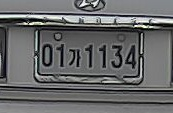
#> input picture day09/01ga1134.jpg, 173 x 113 px
$ python tesseract.py
#> lines starting #> are read from the running program, lines starting #| are printed output that depends on the picture; after the words box and inside, x2 and y2 are one past the last pixel; in counts of white or black regions, pixels touching at a corner belong together
import cv2
import numpy as np
import pytesseract

# 1. Tesseract 엔진 경로 설정 (본인 PC 환경에 맞게 유지)
pytesseract.pytesseract.tesseract_cmd = r'C:\Program Files\Tesseract-OCR\tesseract.exe'

# 2. 이미지 불러오기 및 전처리
img = cv2.imread('01ga1134.jpg')
#> img is the input picture: shape (113, 173, 3); mean B, G, R 104.7, 104, 103
gray = cv2.cvtColor(img, cv2.COLOR_BGR2GRAY)

clahe = cv2.createCLAHE(clipLimit=2.0, tileGridSize=(8, 8))
contrast = clahe.apply(gray)
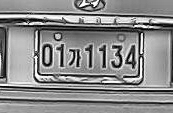
#> contrast: shape (113, 173); min 1, max 255, mean 138.6
binary = cv2.adaptiveThreshold(contrast, 255, cv2.ADAPTIVE_THRESH_GAUSSIAN_C, cv2.THRESH_BINARY, 11, 2)
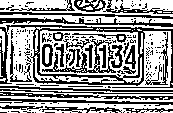
#> binary: shape (113, 173); 58.4% white; black in thin lines or dots

contours, _ = cv2.findContours(binary, cv2.RETR_TREE, cv2.CHAIN_APPROX_SIMPLE)
#> contours = 357 contours, 310 with area under 20; largest, box (x1, y1, x2, y2) and area: (38, 30, 142, 83) 4201, (0, 21, 173, 90) 3521, (0, 0, 173, 17) 1466, (0, 101, 173, 113) 747, (0, 14, 173, 24) 624

cropped_plate = None

# 3. 번호판 영역만 가위로 오려내기 (Crop)
for contour in contours:
    area = cv2.contourArea(contour)
    if 2000 < area < 50000:
        x, y, w, h = cv2.boundingRect(contour)
        aspect_ratio = w / float(h)
        if 2 < aspect_ratio < 6:
            # 번호판 영역만 잘라냄
            cropped_plate = binary[y:y+h, x:x+w]
            break
#> this loop made 156 passes
#> (area, x, y, w, h, aspect_ratio) on passes 57, 156: (4201, 38, 30, 104, 53, 1.96), (3521, 0, 21, 173, 69, 2.51)
#> area on passes 2, 9, 12, 38, 40, 41: 29.5, 21, 747, 580, 137, 34

# 4. 잘라낸 이미지로 OCR 글자 인식 수행
if cropped_plate is not None:
    # 올려주신 사진처럼 검은 바탕에 흰 글씨(또는 반대)로 깔끔하게 반전
    clean_plate = cv2.bitwise_not(cropped_plate)
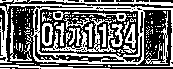
#> clean_plate: shape (69, 173); 42.5% white in thin lines or dots
#> cropped_plate: shape (69, 173); 57.5% white; black in thin lines or dots

    # [핵심] Tesseract 옵션: psm 7 (이미지를 '한 줄의 텍스트'로 취급하여 번호판 인식률 극대화)
    custom_config = r'--oem 3 --psm 7'

    # 전체 텍스트 추출
#> (the run stopped early here; a loop or call above may not have finished)

$ run again, with day09/01ga0785.jpg copied over day09/01ga1134.jpg
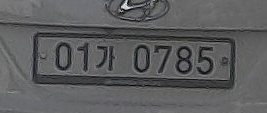
#> input picture day09/01ga0785.jpg, 267 x 113 px
#> img is the input picture: shape (113, 267, 3); mean B, G, R 94.4, 93.2, 92.8
#> `binary = cv2.adaptiveThreshold(contrast, 255, cv2.ADAPTIVE_THRESH_GAUS..`:
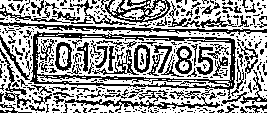
#> binary: shape (113, 267); 60.1% white; black in thin lines or dots
#> contours = 741 contours, 605 with area under 20; largest, box (x1, y1, x2, y2) and area: (0, 24, 267, 113) 20608, (29, 30, 237, 97) 10634, (36, 36, 231, 81) 7054, (0, 0, 267, 30) 5077, (37, 75, 230, 87) 564
#> the loop `for contour in contours:` made 14 passes
#> (area, x, y, w, h, aspect_ratio) on pass 14: (20608.5, 0, 24, 267, 89, 3)
#> `clean_plate = cv2.bitwise_not(cropped_plate)`:
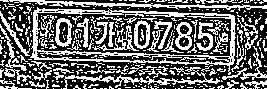
#> clean_plate: shape (89, 267); 40.6% white in thin lines or dots
#> cropped_plate: shape (89, 267); 59.4% white; black in thin lines or dots

$ run again, with day09/01ga0865.jpg copied over day09/01ga1134.jpg
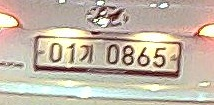
#> input picture day09/01ga0865.jpg, 214 x 105 px
#> img is the input picture: shape (105, 214, 3); mean B, G, R 167.5, 183.3, 195.7
#> `binary = cv2.adaptiveThreshold(contrast, 255, cv2.ADAPTIVE_THRESH_GAUS..`:
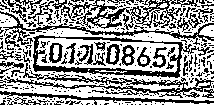
#> binary: shape (105, 214); 59.5% white; black in thin lines or dots
#> contours = 532 contours, 442 with area under 20; largest, box (x1, y1, x2, y2) and area: (0, 13, 214, 101) 12198, (32, 34, 184, 79) 5406, (0, 0, 214, 36) 4376, (36, 38, 179, 73) 3702, (0, 94, 214, 105) 682
#> the loop `for contour in contours:` made 55 passes
#> (area, x, y, w, h, aspect_ratio) on pass 55: (12198, 0, 13, 214, 88, 2.43)
#> `clean_plate = cv2.bitwise_not(cropped_plate)`:
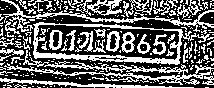
#> clean_plate: shape (88, 214); 39.9% white in thin lines or dots
#> cropped_plate: shape (88, 214); 60.1% white; black in thin lines or dots
